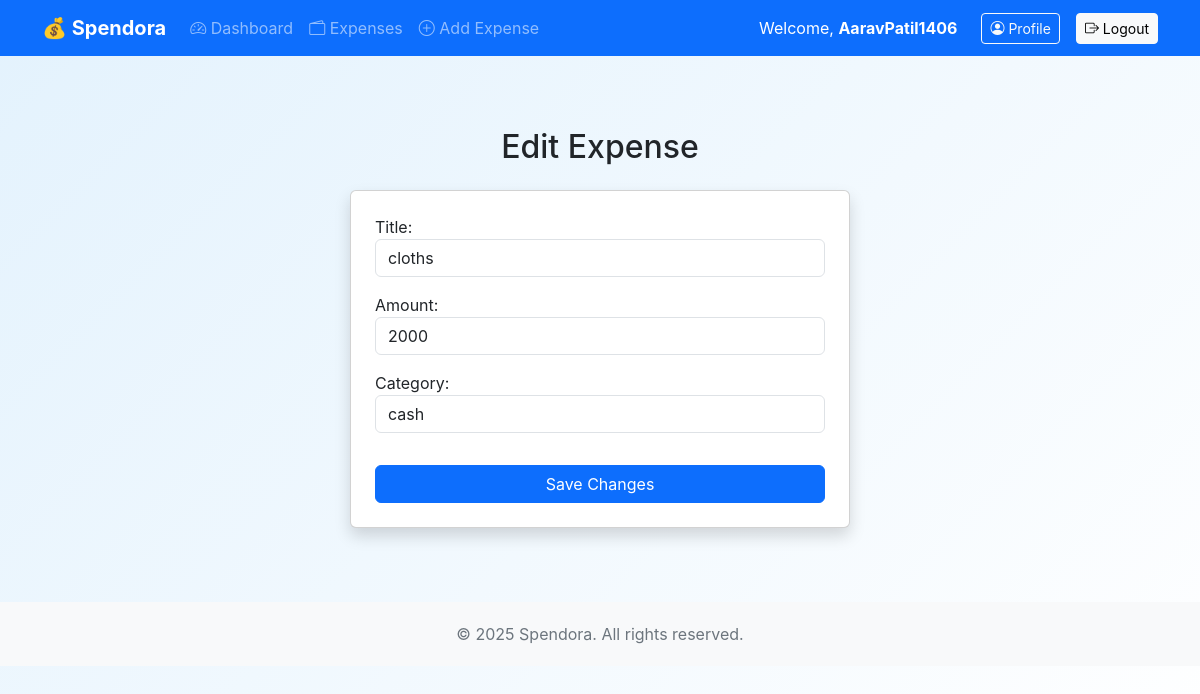
Screenshot of /edit-expense/1/ (signed in) with the database file from the repository.
### expenses/models.py (models this page shows, shortened)
class Expense(models.Model):
    user = models.ForeignKey(User, on_delete=models.CASCADE)
    title = models.CharField(max_length=255)
    amount = models.FloatField()
    category = models.CharField(max_length=50, default="Uncategorized")
    date_created = models.DateTimeField(default=timezone.now)

### expenses/views.py (the view)
# urls.py: path('edit-expense/<int:expense_id>/', views.edit_expense, name='edit_expense'),
@login_required
def edit_expense(request, expense_id):
    expense = get_object_or_404(Expense, id=expense_id, user=request.user)
    if request.method == "POST":
        form = ExpenseForm(request.POST, instance=expense)
        if form.is_valid():
            form.save()
            messages.success(request, "Expense updated successfully!")
            return redirect("view_expenses")
    else:
        form = ExpenseForm(instance=expense)
    return render(request, "expenses/edit_expense.html", {"form": form})

### expenses/form.py
class ExpenseForm(forms.ModelForm):
    class Meta:
        model = Expense
        fields = ['title', 'amount', 'category']
        widgets = {
            'title': forms.TextInput(attrs={'class': 'form-control', 'placeholder': 'Enter expense title'}),
            'amount': forms.NumberInput(attrs={'class': 'form-control', 'placeholder': 'Enter amount'}),
            'category': forms.TextInput(attrs={'class': 'form-control', 'placeholder': 'Enter category'}),
        }

### expenses/templates/expenses/edit_expense.html (shortened to what this page needs)
{% extends 'base.html' %}
{% block content %}
<div class="container mt-5">
    <h2 class="text-center mb-4">Edit Expense</h2>
    <div class="card shadow p-4 mx-auto" style="max-width: 500px;">
        <form method="POST">
            {{ form.as_p }}
            <button type="submit" class="btn btn-primary w-100 mt-3">Save Changes</button>
        </form>
    </div>
</div>
{% endblock %}

### expenses/templates/base.html (shortened to what this page needs)
<!DOCTYPE html>
<html lang="en">
<head>
  <link href="https://cdn.jsdelivr.net/npm/bootstrap@5.3.3/dist/css/bootstrap.min.css" rel="stylesheet">
  <link href="https://cdn.jsdelivr.net/npm/bootstrap-icons@1.11.3/font/bootstrap-icons.css" rel="stylesheet">
</head>
<body>
<nav class="navbar navbar-expand-lg navbar-dark bg-primary sticky-top">
  <div class="container">
    <a class="navbar-brand fw-bold" href="{% url 'dashboard' %}">💰 Spendora</a>
    <div class="collapse navbar-collapse" id="navbarMenu">
      <ul class="navbar-nav me-auto mb-2 mb-lg-0">
        <li class="nav-item">
          <a class="nav-link {% if request.resolver_match.url_name == 'dashboard' %}active{% endif %}"
             href="{% url 'dashboard' %}">
            <i class="bi bi-speedometer2"></i> Dashboard
          </a>
        </li>
        <li class="nav-item">
          <a class="nav-link {% if request.resolver_match.url_name == 'view_expenses' %}active{% endif %}"
             href="{% url 'view_expenses' %}">
            <i class="bi bi-wallet2"></i> Expenses
          </a>
        </li>
        <li class="nav-item">
          <a class="nav-link {% if request.resolver_match.url_name == 'add_expense' %}active{% endif %}"
             href="{% url 'add_expense' %}">
            <i class="bi bi-plus-circle"></i> Add Expense
          </a>
        </li>
      </ul>
      <div class="d-flex align-items-center gap-3">
        {% if user.is_authenticated %}
            <span class="text-white me-2">Welcome, <strong>{{ user.username }}</strong></span>
            <a href="{% url 'profile' %}" class="btn btn-outline-light btn-sm">
              <i class="bi bi-person-circle"></i> Profile
            </a>
          <form action="{% url 'logout' %}" method="post" class="d-inline" id="logoutForm">
            <button type="button" class="btn btn-light btn-sm" onclick="confirmLogout()">
              <i class="bi bi-box-arrow-right"></i> Logout
            </button>
          </form>
        {% endif %}
      </div>
    </div>
  </div>
</nav>
<div class="container py-4">
  {% block content %}{% endblock %}
</div>
<footer>
  &copy; {{ year|default:"2025" }} Spendora. All rights reserved.
</footer>
</body>
</html>

### expenses/templates/base.html (style rules this page uses)
body { background: linear-gradient(135deg, #e3f2fd, #ffffff); min-height: 100vh; font-family: 'Inter', sans-serif; }
.navbar { transition: 0.3s ease-in-out; }
footer { margin-top: 50px; padding: 20px 0; background: #f8f9fa; text-align: center; color: #6c757d; }

### rows the page displays
Expense: title "cloths", amount "2000", category "cash"

### other values shown
{{ user.username }} "AaravPatil1406"
{{ year|default:"2025" }} "2025"
